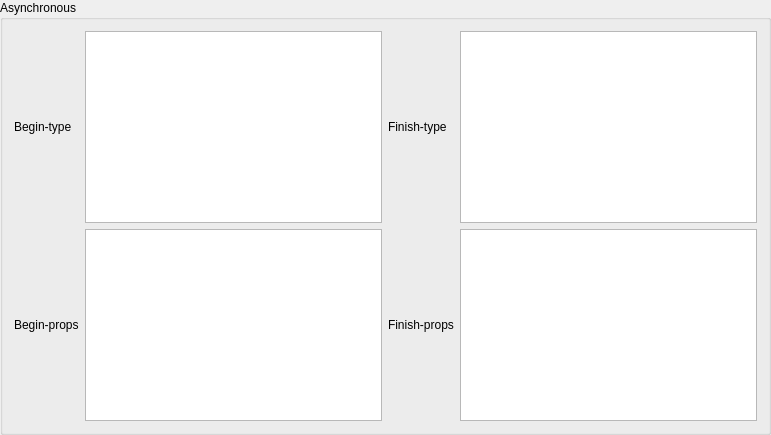
     <widget class="QGroupBox" name="groupBox_4">
      <property name="minimumSize">
       <size>
        <width>771</width>
        <height>241</height>
       </size>
      </property>
      <property name="title">
       <string>Asynchronous</string>
      </property>
      <layout class="QGridLayout" name="gridLayout_2">
       <item row="0" column="0">
        <widget class="QLabel" name="label_AsyBeginType">
         <property name="text">
          <string>Begin-type</string>
         </property>
        </widget>
       </item>
       <item row="0" column="1">
        <widget class="QTextEdit" name="label_AsyBeginTypeR"/>
       </item>
       <item row="0" column="2">
        <widget class="QLabel" name="label_AsyFinishType">
         <property name="text">
          <string>Finish-type</string>
         </property>
        </widget>
       </item>
       <item row="0" column="3">
        <widget class="QTextEdit" name="label_AsyFinishTypeR"/>
       </item>
       <item row="1" column="0">
        <widget class="QLabel" name="label_AsyBeginProps">
         <property name="text">
          <string>Begin-props</string>
         </property>
        </widget>
       </item>
       <item row="1" column="1">
        <widget class="QTextEdit" name="label_AsyBeginPropsR"/>
       </item>
       <item row="1" column="2">
        <widget class="QLabel" name="label_AsyFinishProps">
         <property name="text">
          <string>Finish-props</string>
         </property>
        </widget>
       </item>
       <item row="1" column="3">
        <widget class="QTextEdit" name="label_AsyFinishPropsR"/>
       </item>
      </layout>
     </widget>
